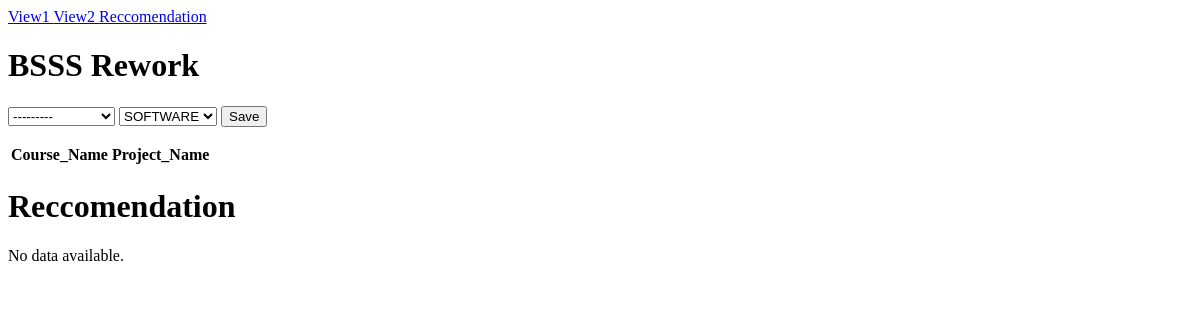
/recommendation/, run on an earlier commit of the app's database.
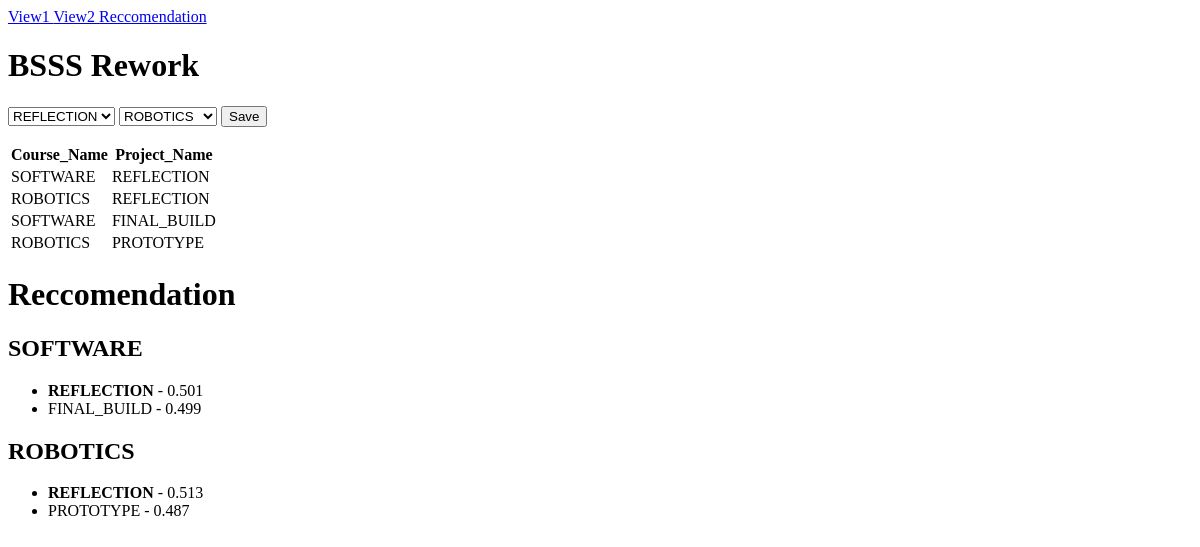
And on a later commit of the database.
### BSSSRemake/models.py (models this page shows)
class ProjectInfo(models.Model):
    projectChoices = [ #Sets choises
        ("RESEARCH","RESEARCH"),
        ("PROTOTYPE","PROTOTYPE"),
        ("FINAL_BUILD","FINAL_BUILD"),
        ("REFLECTION","REFLECTION")
            ]
    courseChoices = [
        ("SOFTWARE","SOFTWARE"),
        ("PHYSICS","PHYSICS"),
        ("MATHS","MATHS"),
        ("ROBOTICS","ROBOTICS")
        ]
    project = models.CharField(
        max_length = 20,
        choices = projectChoices,
        )
    courseName = models.CharField(
        max_length = 20,
        choices = courseChoices,
        default = "SOFTWARE"
        )
    createdAt = models.DateTimeField(auto_now=True)

### BSSSRemake/views.py (the view)
# urls.py: path("recommendation/", views.Reccomendation.as_view(), name="recommendation"),
class Reccomendation(CreateView):
    template_name = "BSSSRemake/index.html"
    success_url = "/recommendation/"
    form_class = PROJECTFORMS
    model = ProjectInfo
    def get_initial(self):
        initial = super().get_initial()
        data = ProjectInfo.objects.all()
        cd = conflictDetection(data)
        course, project = cd.runMax()
        initial["courseName"] = course
        initial["project"] = project
        return initial
    def get_context_data(self, **kwargs):
        context = super().get_context_data(**kwargs)
        projInf = ProjectInfo.objects.all()
        context["ProjectInfo"] = projInf
        context["projectForm"] = context["form"]
        context["Reccomendation"] = True
        cd = conflictDetection(projInf)
        context["recommendations"] = cd.run()
        return context

### BSSSRemake/forms.py
class PROJECTFORMS(forms.ModelForm):
    class Meta:
        model = ProjectInfo
        fields = "__all__"

### BSSSRemake/context_processors.py (called while the page is built)
def customProc(request):
    return{
        "projectName": 'BSSS Rework',
        "LView1": "View1",
        "LView2": "View2",
        "LReccomendation": "Reccomendation"
        }

### BSSSRemake/service.py (called while the page is built)
    def timeWeight(self, obj):
        now = timezone.now()
        timeChange = now - obj.createdAt
        seconds = timeChange.total_seconds()
        weighting = (seconds * 0.99)  + 1
        return weighting

    def createAdjacency(self):
        for obj in self.queryset:
            courseName = obj.courseName
            projectName = obj.project
            weight = self.timeWeight(obj)
            self.graph[courseName][projectName] += weight

    def normolizeList(self):
        listNormalized = {}
        for course, project in self.graph.items():
            total = sum(project.values())
            if total > 0:  #avoid 0 divis   ion
                listNormalized[course] = {
                    k : v/ total
                    for k, v in project.items()
                    }
        return listNormalized

### BSSSRemake/templates/BSSSRemake/index.html (shortened to what this page needs)
<html>
<head>
</head>
<body>
    <a href="{% url 'view1' %}"> {{ LView1 }} </a>
    <a href="{% url 'view2' %}"> {{ LView2 }} </a>
    <a href="{% url 'recommendation' %}"> {{ LReccomendation }} </a>
    <p>
        <h1> {{ projectName }}</h1>
    </p>
    {% if Reccomendation %}
    <form method="post" action="{% url 'recommendation' %}">
        {% for field in projectForm %}
        {{ field }}
        {% endfor %}
        <button type="submit">Save</button>
    </form>
    <table>
        <thead>
            <tr>
                <th> Course_Name</th>
                <th> Project_Name </th>
            </tr>
        </thead>
        <tbody>
            {% for feild in ProjectInfo %}
            <tr>
                <td> {{feild.courseName}} </td>
                <td> {{ feild.project }} </td>
            </tr>
            {% endfor %}
        </tbody>
    </table>
    <h1> Reccomendation </h1>
    {% for course, projects in recommendations.items %}
    <h2> {{course}} </h2>
    <ul>
        {% for project, weighting in projects %}
        <li>
            {% if forloop.first %}
            <strong> {{project}} </strong>
            {%else%}
            {{project}}
            {% endif %}
            - {{ weighting|floatformat:3 }}
        </li>
        {% endfor %}
    </ul>
    {% empty %}
    <p>No data available.</p>
    {% endfor %}
    {% endif %}
</body>
</html>

What changed in the data, as far as the page shows it:
added ProjectInfo: courseName "SOFTWARE", project "REFLECTION", recommendations "SOFTWARE", projects "REFLECTION"
added ProjectInfo: courseName "ROBOTICS", project "REFLECTION", recommendations "ROBOTICS", projects "REFLECTION"
added ProjectInfo: courseName "SOFTWARE", project "FINAL_BUILD", projects "FINAL_BUILD"
added ProjectInfo: courseName "ROBOTICS", project "PROTOTYPE", projects "PROTOTYPE"
Also different on the page:
form field project: "---------" → "REFLECTION"
form field courseName: "SOFTWARE" → "ROBOTICS"
new list line: "- 0.501 - 0.499"
new list line: "- 0.513 - 0.487"
text no longer shown: "No data available."
